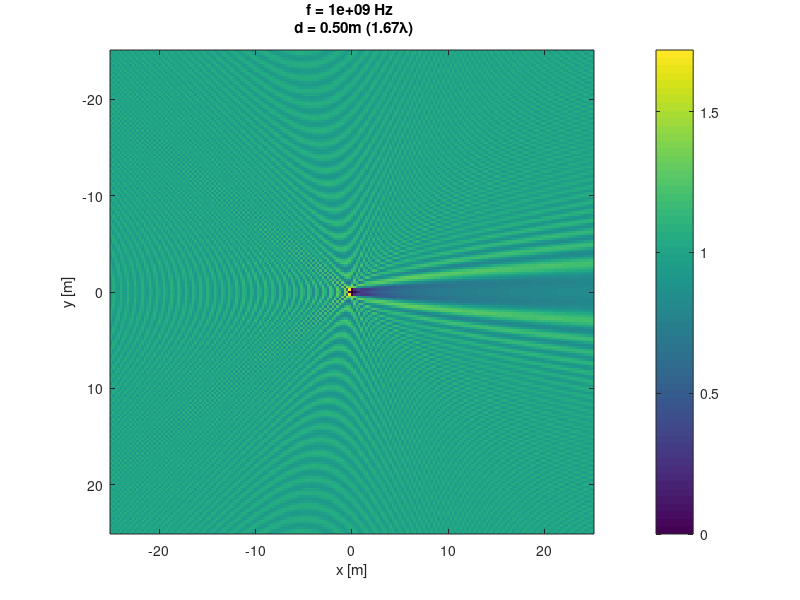

MATLAB code for this plot: (Note: this script raises an error after producing the figure.)
%function planeWaveScatteringOnCylinder(varargin)
%

tic % measure execution time

% parameters
% ( d/2 * resolution/zoom ) should be integer!!!
d = 0.5; % [0.2 1 4 30]
zoom = 25; % [25 250]
resolution = 100;

R = d/2; % radius of the cylinder
frequency = 1e+09; % 1GHz -> lambda ~= 0.3m

disp(sprintf(' d = %.2f \n zoom = %d ', d, zoom));

% physical constants
C = 2.997924580003452e+08; % physconst('LightSpeed')
MU_O = 4*pi*1e-7;
EPS_O = 8.8541878176e-12;

% wave vector: k0 = 2πf√με
k0 = 2*pi * frequency * sqrt(MU_O*EPS_O);

%  coordinates
x = -zoom:zoom/resolution:zoom;
y = -zoom:zoom/resolution:zoom;
[xg,yg] = meshgrid(x,y);
zg = xg + i*yg;
r = abs(zg);
fi = angle(zg);

% calculate the field
result = exp(-i*k0*xg); % init with the incident wave
% calculate the zero component
result = result + ... 
      -((-i)^0)*besselj(0,k0*R)/besselh(0,2,k0*R) * ...
      besselh(0,2,k0*r).*exp(i*0*(fi));
n = 1;
while true
  result = result + ... 
      -((-i)^n)*besselj(n,k0*R)/besselh(n,2,k0*R) * ...
      besselh(n,2,k0*r).*exp(i*n*(fi));
  n = -n;
  result = result + ... 
      -((-i)^n)*besselj(n,k0*R)/besselh(n,2,k0*R) * ...
      besselh(n,2,k0*r).*exp(i*n*(fi));
  n = -n+1;
  if (abs(result(resolution,R*resolution/zoom+resolution)) < 0.1)
      break
  end
end

% mask out the cylinder
result = result.*(r>R);

% rendering the result
figure();
imagesc(x,y,abs(result));
hold on;
title(sprintf('f = %g Hz \n d = {%0.2f}m ({%.2f}\\lambda)', frequency, d, d/(C/frequency)));
xlabel('x [m]');
ylabel('y [m]');
axis('square');
%caxis([0 2]);
colorbar;
% draw the cylinder
fill(R*cos(theta), R*sin(theta),'w','LineStyle','none');
% export as image
%saveas(gcf, sprintf('plot_d%.2f_w%d.png', d, zoom), 'png');

toc % measure execution time

%end % function